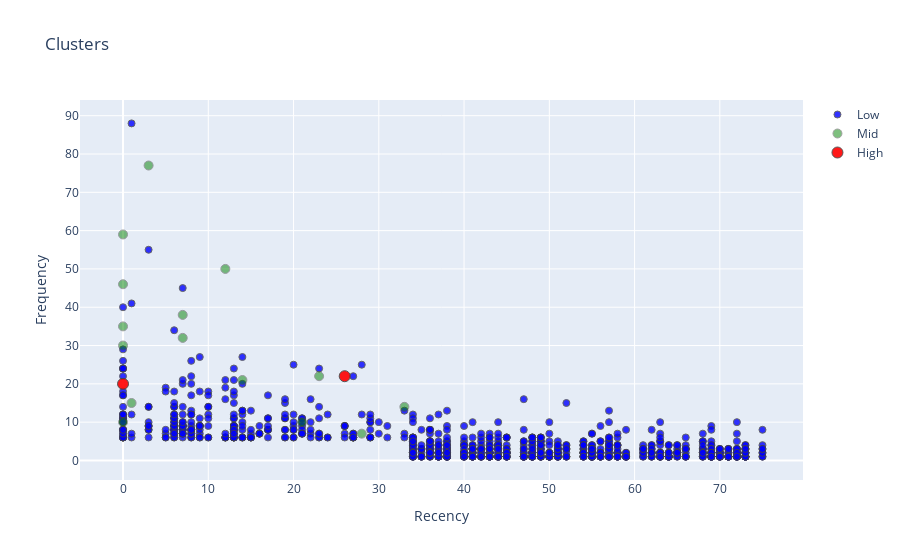

This figure's notebook cell:
### Code cell
# plot recency vs frequency
tx_graph = RFM.copy()
#query("Monetary < 50000 and Frequency < 2000")

plot_data = [
    go.Scatter(
        x=tx_graph.query("Cluster == 'Active-Low'")['Recency'],
        y=tx_graph.query("Cluster == 'Active-Low'")['Frequency'],
        mode='markers',
        name='Low',
        marker= dict(size= 7,
            line= dict(width=1),
            color= 'blue',
            opacity= 0.8
           )
    ),
        go.Scatter(
        x=tx_graph.query("Cluster == 'Active-Mid'")['Recency'],
        y=tx_graph.query("Cluster == 'Active-Mid'")['Frequency'],
        mode='markers',
        name='Mid',
        marker= dict(size= 9,
            line= dict(width=1),
            color= 'green',
            opacity= 0.5
           )
    ),
        go.Scatter(
        x=tx_graph.query("Cluster == 'Active-High'")['Recency'],
        y=tx_graph.query("Cluster == 'Active-High'")['Frequency'],
        mode='markers',
        name='High',
        marker= dict(size= 11,
            line= dict(width=1),
            color= 'red',
            opacity= 0.9
           )
    ),
]

plot_layout = go.Layout(
        yaxis= {'title': "Frequency"},
        xaxis= {'title': "Recency"},
        title='Clusters'
    )
fig = go.Figure(data=plot_data, layout=plot_layout)

fig

### Figure 1 — Plotly figure (JSON) as saved in the notebook; plotly's stock layout.template omitted (floating-point values rounded to 4 significant figures; data arrays with more than 128 entries replaced by an {"elided": "..."} marker saying what was removed)
{"data": [{"marker": {"color": "blue", "line": {"width": 1}, "opacity": 0.8, "size": 7}, "mode": "markers", "name": "Low", "type": "scatter", "x": {"elided": "915 int values"}, "y": {"elided": "915 int values"}}, {"marker": {"color": "green", "line": {"width": 1}, "opacity": 0.5, "size": 9}, "mode": "markers", "name": "Mid", "type": "scatter", "x": [0, 12, 0, 3, 0, 28, 21, 1, 33, 0, 7, 23, 7, 14, 0], "y": [59, 50, 46, 77, 10, 7, 10, 15, 14, 35, 32, 22, 38, 21, 30]}, {"marker": {"color": "red", "line": {"width": 1}, "opacity": 0.9, "size": 11}, "mode": "markers", "name": "High", "type": "scatter", "x": [0, 26], "y": [20, 22]}], "layout": {"title": {"text": "Clusters"}, "xaxis": {"title": {"text": "Recency"}}, "yaxis": {"title": {"text": "Frequency"}}}}
